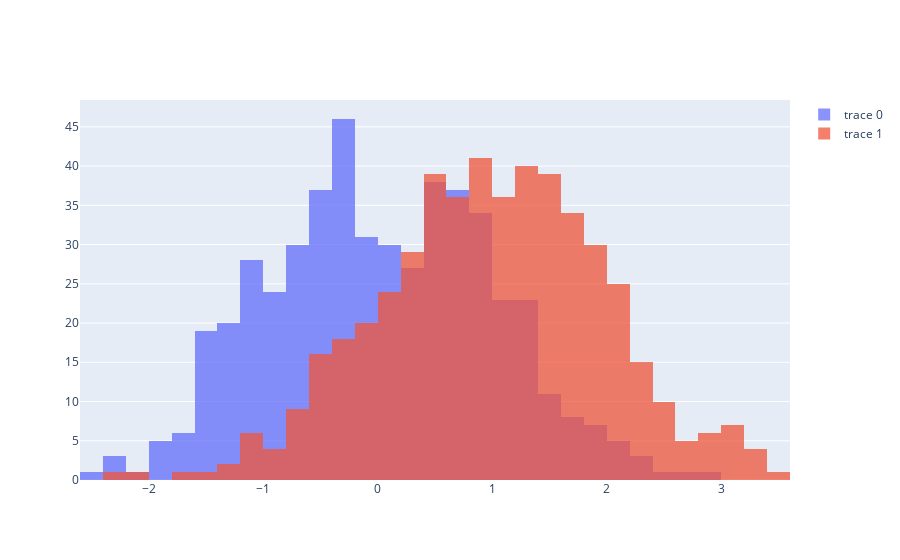

This figure's notebook cell:
### Code cell
import plotly.graph_objects as go

import numpy as np

x0 = np.random.randn(500)
# Add 1 to shift the mean of the Gaussian distribution
x1 = np.random.randn(500) + 1

fig = go.Figure()
fig.add_trace(go.Histogram(x=x0))
fig.add_trace(go.Histogram(x=x1))

# Overlay both histograms
fig.update_layout(barmode='overlay')
# Reduce opacity to see both histograms
fig.update_traces(opacity=0.75)
fig.show()

### Figure 1 — Plotly figure (JSON) as saved in the notebook; plotly's stock layout.template omitted (floating-point values rounded to 4 significant figures; data arrays with more than 128 entries replaced by an {"elided": "..."} marker saying what was removed)
{"data": [{"opacity": 0.75, "type": "histogram", "x": {"elided": "500 float values"}}, {"opacity": 0.75, "type": "histogram", "x": {"elided": "500 float values"}}], "layout": {"barmode": "overlay"}}
